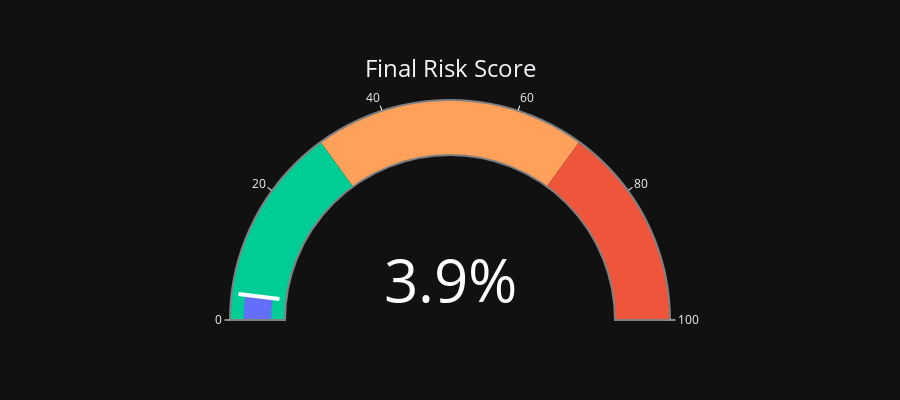

This figure's notebook cell:
### Code cell
notebook_risk_gauge(bias, data_to_plot)

### Figure 1 — Plotly figure (JSON) as saved in the notebook; plotly's stock layout.template omitted (floating-point values rounded to 4 significant figures)
{"data": [{"gauge": {"axis": {"range": [0, 100], "tickcolor": "white", "tickwidth": 1}, "bar": {"color": "#636EFA"}, "bgcolor": "rgba(0,0,0,0)", "bordercolor": "gray", "borderwidth": 2, "steps": [{"color": "#00CC96", "range": [0, 30]}, {"color": "#FFA15A", "range": [30, 70]}, {"color": "#EF553B", "range": [70, 100]}], "threshold": {"line": {"color": "white", "width": 4}, "thickness": 0.75, "value": 3.889}}, "mode": "gauge+number", "number": {"font": {"color": "white", "size": 60}, "suffix": "%"}, "title": {"font": {"size": 24}, "text": "Final Risk Score"}, "type": "indicator", "value": 3.889}], "layout": {"height": 400}}
